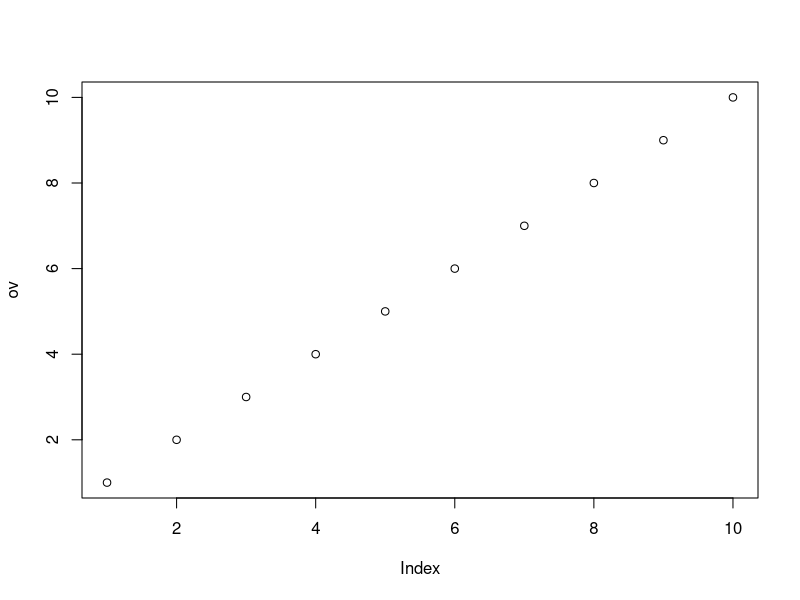
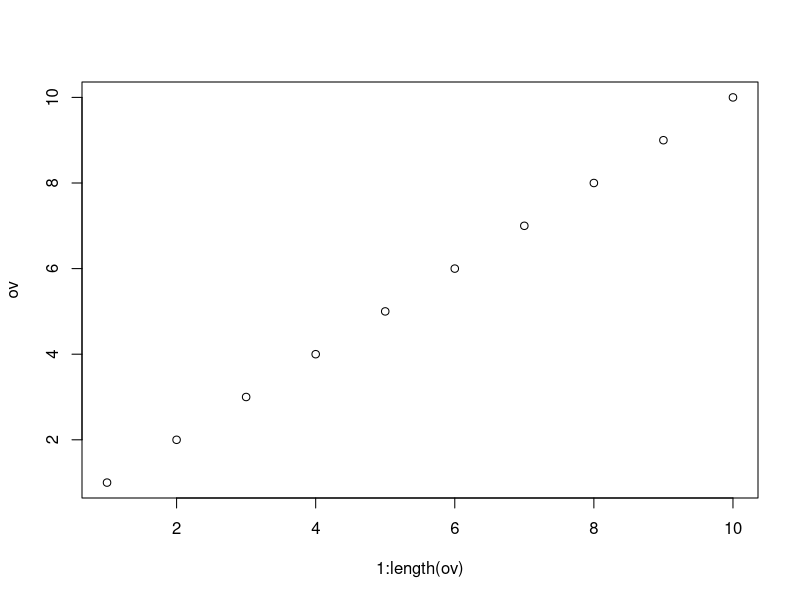
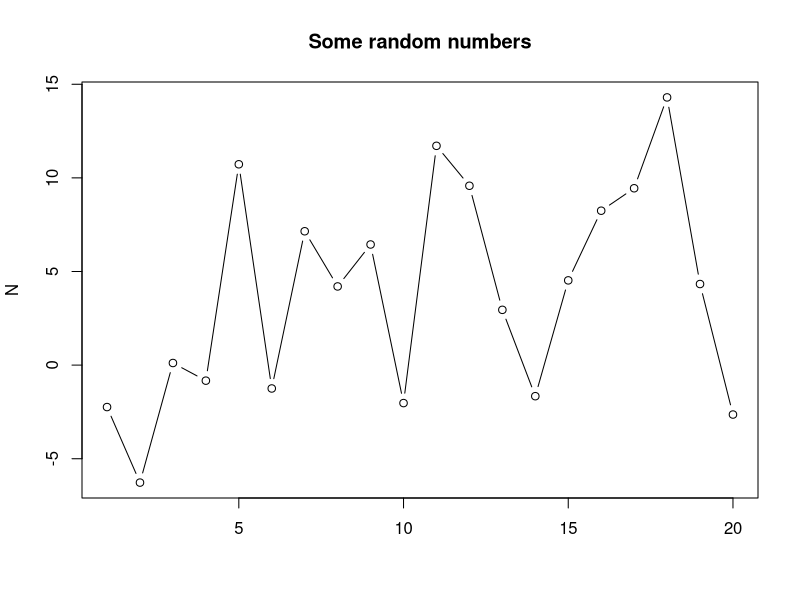

Generate these figures, in order, with R:
# T02_Vectors.R - Solutions to Exercise 01, vectors
# Day01/T02_Vectors.R

# Copyright 2011-13 JRC FishReg. Distributed under the GPL 2 or later
# Maintainer: FishReg, JRC

# Introduction to R for Fisheries Science


# NUMERIC VECTORS

# Vectors can be created as a sequence, using : or seq()

ov <- 1:10

seq(1, 10, by=2)
seq(1, 10, length=20)

# or by contatenating elements, using c()

on <- c(1,5,7,6,3,4,4,1,2)

# Many functions operate on vectors naturally

mean(on)

var(on)

# TODO Arithmetics

# Subsetting can select one or more elements,
# including or excluding

ov[3]

ov[3:5]

ov[-1]

# Information on a vector, like
# length

length(ov)

# summary of values

summary(ov)

# Some eye candy

plot(ov)

# equivalent to

plot(1:length(ov), ov)

# try some of plot extra arguments

dat <- rnorm(20, 5, 6)

plot(dat, main="Some random numbers", xlab="", ylab="N", type='b')

# When in doubt, use is()
is(ov)

is.numeric(ov)
is.vector(ov)

# STRINGS (CHARACTERS)

# Vectors can also consist of strings

# Use quotes to create them

a <- "welcome to"
b <- "the R course"

# We can combine them in a longer string

msg <- c(a,b)

# Using paste converts to character if needed
paste(a, b, 2013)

# Checking data type
is.vector(msg)

is.numeric(msg)

is.character(msg)


# FACTOR

# Character data with a limited set of possible values

dir <- c("N", "S", "W", "E")

dir <- as.factor(dir)

levels(dir)

dir[1] <- "S"

# Values not in levels() are not valid

dir[2] <- "P"


# LOGICAL

# R has explicit logical elements: TRUE and FALSE

res <- c(TRUE, FALSE)


# what are they?

is(res)

is.logical(res)

# Logicals are commonly used for subsetting

dat <- 1:4

dat[c(TRUE, FALSE, FALSE, TRUE)]


# SPECIAL VALUES

# R has special representations of

# Inf

Inf

1/0

# Not-a-number

NaN

1/0 - 1/0
sin(Inf)

# Not Available
NA

dat <- c(1, 4, 8, 9, NA, 12)

dat

is.na(dat)

# Some functions can deal with NA as required
mean(dat)

res <- mean(dat, na.rm=TRUE)

sum(dat, na.rm=TRUE)


# EX01_Vectors.R
